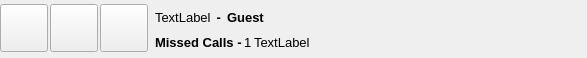
<?xml version="1.0" encoding="UTF-8"?>
<ui version="4.0">
 <class>OfferWidget</class>
 <widget class="QWidget" name="OfferWidget">
  <property name="geometry">
   <rect>
    <x>0</x>
    <y>0</y>
    <width>587</width>
    <height>58</height>
   </rect>
  </property>
  <property name="sizePolicy">
   <sizepolicy hsizetype="Expanding" vsizetype="Fixed">
    <horstretch>0</horstretch>
    <verstretch>0</verstretch>
   </sizepolicy>
  </property>
  <property name="minimumSize">
   <size>
    <width>0</width>
    <height>58</height>
   </size>
  </property>
  <property name="maximumSize">
   <size>
    <width>16777215</width>
    <height>58</height>
   </size>
  </property>
  <property name="windowTitle">
   <string>Form</string>
  </property>
  <property name="windowOpacity">
   <double>9.000000000000000</double>
  </property>
  <layout class="QHBoxLayout" name="horizontalLayout_3">
   <property name="spacing">
    <number>2</number>
   </property>
   <property name="leftMargin">
    <number>0</number>
   </property>
   <property name="topMargin">
    <number>2</number>
   </property>
   <property name="rightMargin">
    <number>0</number>
   </property>
   <property name="bottomMargin">
    <number>3</number>
   </property>
   <item>
    <widget class="VxPushButton" name="m_FriendButton">
     <property name="sizePolicy">
      <sizepolicy hsizetype="Fixed" vsizetype="Fixed">
       <horstretch>0</horstretch>
       <verstretch>0</verstretch>
      </sizepolicy>
     </property>
     <property name="minimumSize">
      <size>
       <width>48</width>
       <height>48</height>
      </size>
     </property>
     <property name="maximumSize">
      <size>
       <width>48</width>
       <height>48</height>
      </size>
     </property>
     <property name="text">
      <string/>
     </property>
     <property name="iconSize">
      <size>
       <width>48</width>
       <height>48</height>
      </size>
     </property>
    </widget>
   </item>
   <item>
    <widget class="VxPushButton" name="m_AcceptButton">
     <property name="sizePolicy">
      <sizepolicy hsizetype="Fixed" vsizetype="Fixed">
       <horstretch>0</horstretch>
       <verstretch>0</verstretch>
      </sizepolicy>
     </property>
     <property name="minimumSize">
      <size>
       <width>48</width>
       <height>48</height>
      </size>
     </property>
     <property name="maximumSize">
      <size>
       <width>48</width>
       <height>48</height>
      </size>
     </property>
     <property name="text">
      <string/>
     </property>
     <property name="iconSize">
      <size>
       <width>48</width>
       <height>48</height>
      </size>
     </property>
    </widget>
   </item>
   <item>
    <widget class="VxPushButton" name="m_RejectButton">
     <property name="sizePolicy">
      <sizepolicy hsizetype="Fixed" vsizetype="Fixed">
       <horstretch>0</horstretch>
       <verstretch>0</verstretch>
      </sizepolicy>
     </property>
     <property name="minimumSize">
      <size>
       <width>48</width>
       <height>48</height>
      </size>
     </property>
     <property name="maximumSize">
      <size>
       <width>48</width>
       <height>48</height>
      </size>
     </property>
     <property name="text">
      <string/>
     </property>
     <property name="iconSize">
      <size>
       <width>48</width>
       <height>48</height>
      </size>
     </property>
    </widget>
   </item>
   <item>
    <layout class="QVBoxLayout" name="verticalLayout">
     <property name="spacing">
      <number>0</number>
     </property>
     <property name="leftMargin">
      <number>5</number>
     </property>
     <property name="topMargin">
      <number>2</number>
     </property>
     <property name="bottomMargin">
      <number>0</number>
     </property>
     <item>
      <layout class="QHBoxLayout" name="horizontalLayout">
       <property name="spacing">
        <number>2</number>
       </property>
       <item>
        <widget class="QLabel" name="m_FriendNameLabel">
         <property name="font">
          <font>
           <pointsize>10</pointsize>
          </font>
         </property>
         <property name="text">
          <string>TextLabel</string>
         </property>
        </widget>
       </item>
       <item>
        <widget class="QLabel" name="ColonLabel">
         <property name="font">
          <font>
           <pointsize>10</pointsize>
           <weight>75</weight>
           <bold>true</bold>
          </font>
         </property>
         <property name="text">
          <string> - </string>
         </property>
        </widget>
       </item>
       <item>
        <widget class="QLabel" name="m_FriendTypeLabel">
         <property name="font">
          <font>
           <pointsize>10</pointsize>
           <weight>75</weight>
           <bold>true</bold>
          </font>
         </property>
         <property name="text">
          <string>Guest</string>
         </property>
        </widget>
       </item>
       <item>
        <spacer name="horizontalSpacer">
         <property name="orientation">
          <enum>Qt::Horizontal</enum>
         </property>
         <property name="sizeHint" stdset="0">
          <size>
           <width>40</width>
           <height>20</height>
          </size>
         </property>
        </spacer>
       </item>
      </layout>
     </item>
     <item>
      <layout class="QHBoxLayout" name="horizontalLayout_2">
       <property name="spacing">
        <number>2</number>
       </property>
       <property name="bottomMargin">
        <number>0</number>
       </property>
       <item>
        <widget class="QLabel" name="m_MissedCallsLabel">
         <property name="font">
          <font>
           <pointsize>10</pointsize>
           <weight>75</weight>
           <bold>true</bold>
          </font>
         </property>
         <property name="text">
          <string>Missed Calls -</string>
         </property>
        </widget>
       </item>
       <item>
        <widget class="QLabel" name="m_MissedCallCntLabel">
         <property name="font">
          <font>
           <pointsize>10</pointsize>
          </font>
         </property>
         <property name="text">
          <string>1</string>
         </property>
        </widget>
       </item>
       <item>
        <widget class="QLabel" name="m_CallMsgTextLabel">
         <property name="sizePolicy">
          <sizepolicy hsizetype="Expanding" vsizetype="Preferred">
           <horstretch>0</horstretch>
           <verstretch>0</verstretch>
          </sizepolicy>
         </property>
         <property name="font">
          <font>
           <pointsize>10</pointsize>
          </font>
         </property>
         <property name="text">
          <string>TextLabel</string>
         </property>
         <property name="wordWrap">
          <bool>true</bool>
         </property>
        </widget>
       </item>
      </layout>
     </item>
    </layout>
   </item>
  </layout>
 </widget>
 <customwidgets>
  <customwidget>
   <class>VxPushButton</class>
   <extends>QPushButton</extends>
   <header>VxPushButton.h</header>
  </customwidget>
 </customwidgets>
 <resources/>
 <connections/>
</ui>
